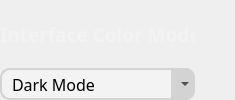
                        <widget class="QFrame" name="interfaceSettingsHorizontalFrame">
                         <layout class="QHBoxLayout" name="horizontalLayout_33">
                          <property name="spacing">
                           <number>0</number>
                          </property>
                          <property name="leftMargin">
                           <number>0</number>
                          </property>
                          <property name="topMargin">
                           <number>0</number>
                          </property>
                          <property name="rightMargin">
                           <number>0</number>
                          </property>
                          <property name="bottomMargin">
                           <number>0</number>
                          </property>
                          <item>
                           <widget class="QFrame" name="interfaceSettingsVerticalFrame">
                            <layout class="QVBoxLayout" name="verticalLayout_26">
                             <property name="spacing">
                              <number>0</number>
                             </property>
                             <property name="leftMargin">
                              <number>0</number>
                             </property>
                             <property name="topMargin">
                              <number>0</number>
                             </property>
                             <property name="rightMargin">
                              <number>0</number>
                             </property>
                             <property name="bottomMargin">
                              <number>0</number>
                             </property>
                             <item>
                              <widget class="QLabel" name="interfaceColorModeLabel">
                               <property name="minimumSize">
                                <size>
                                 <width>185</width>
                                 <height>40</height>
                                </size>
                               </property>
                               <property name="font">
                                <font>
                                 <family>Cairo</family>
                                 <pointsize>-1</pointsize>
                                 <bold>true</bold>
                                </font>
                               </property>
                               <property name="styleSheet">
                                <string notr="true">#interfaceColorModeLabel {
    color: #f3f3f3;
    font-size: 19px;
    font-family: Cairo;
    font-weight: bold;
}</string>
                               </property>
                               <property name="text">
                                <string>Interface Color Mode:</string>
                               </property>
                              </widget>
                             </item>
                             <item>
                              <widget class="QFrame" name="colorModeComboBoxFrame">
                               <property name="minimumSize">
                                <size>
                                 <width>195</width>
                                 <height>32</height>
                                </size>
                               </property>
                               <property name="maximumSize">
                                <size>
                                 <width>195</width>
                                 <height>32</height>
                                </size>
                               </property>
                               <property name="font">
                                <font>
                                 <family>Cairo</family>
                                 <pointsize>12</pointsize>
                                </font>
                               </property>
                               <property name="styleSheet">
                                <string notr="true">#colorModeComboBoxFrame {
    background-color: #f3f3f3;
    color: black;
    border: 2px solid lightgray; 
    border-radius: 10px;
    padding-left: 10px;
}</string>
                               </property>
                               <property name="frameShape">
                                <enum>QFrame::Shape::StyledPanel</enum>
                               </property>
                               <property name="frameShadow">
                                <enum>QFrame::Shadow::Raised</enum>
                               </property>
                               <widget class="QFrame" name="colorModeComboBoxArrow">
                                <property name="geometry">
                                 <rect>
                                  <x>171</x>
                                  <y>0</y>
                                  <width>24</width>
                                  <height>32</height>
                                 </rect>
                                </property>
                                <property name="minimumSize">
                                 <size>
                                  <width>24</width>
                                  <height>32</height>
                                 </size>
                                </property>
                                <property name="maximumSize">
                                 <size>
                                  <width>22</width>
                                  <height>32</height>
                                 </size>
                                </property>
                                <property name="font">
                                 <font>
                                  <family>Cairo</family>
                                  <pointsize>12</pointsize>
                                 </font>
                                </property>
                                <property name="styleSheet">
                                 <string notr="true">#colorModeComboBoxArrow {
    background-color: lightgray;
    color: black;
    border-top-right-radius: 10px;
    border-bottom-right-radius: 10px;
    padding-left: 10px;
}</string>
                                </property>
                                <property name="frameShape">
                                 <enum>QFrame::Shape::StyledPanel</enum>
                                </property>
                                <property name="frameShadow">
                                 <enum>QFrame::Shadow::Raised</enum>
                                </property>
                               </widget>
                               <widget class="QComboBox" name="colorModeComboBox">
                                <property name="enabled">
                                 <bool>true</bool>
                                </property>
                                <property name="geometry">
                                 <rect>
                                  <x>0</x>
                                  <y>0</y>
                                  <width>195</width>
                                  <height>32</height>
                                 </rect>
                                </property>
                                <property name="minimumSize">
                                 <size>
                                  <width>195</width>
                                  <height>32</height>
                                 </size>
                                </property>
                                <property name="maximumSize">
                                 <size>
                                  <width>195</width>
                                  <height>32</height>
                                 </size>
                                </property>
                                <property name="font">
                                 <font>
                                  <family>Cairo</family>
                                  <pointsize>-1</pointsize>
                                 </font>
                                </property>
                                <property name="cursor">
                                 <cursorShape>PointingHandCursor</cursorShape>
                                </property>
                                <property name="toolTip">
                                 <string>&lt;html&gt;&lt;head/&gt;&lt;body&gt;&lt;p&gt;Select the color mode for the interface, dark mode or light mode.&lt;/p&gt;&lt;/body&gt;&lt;/html&gt;</string>
                                </property>
                                <property name="styleSheet">
                                 <string notr="true">#colorModeComboBox {
    background-color: transparent;
    color: black;
    font-size: 16px;
    font-family: Cairo;
    border: 2px outset transparent;
    border-radius: 10px;
    padding: 4px;
	padding-left: 10px;
}

#colorModeComboBox QAbstractItemView {
    background-color:  #f3f3f3;
    selection-background-color: rgb(95, 97, 109);
    color: rgb(0, 0, 0);
    border: 1px solid black;
    padding: 10px;
    padding-left: 5px;
    padding-right: 5px;
}

#colorModeComboBox QAbstractItemView::item:hover { 
    background-color: rgba(0, 0, 0, 0.07);
    color: black;
    border-radius: 6px;
    padding-left: 8px;
}

#colorModeComboBox QAbstractItemView::item:selected { 
    color: black;
    border: none;
    outline: none;
}

#colorModeComboBox QListView{
    outline: 0px;
}</string>
                                </property>
                                <item>
                                 <property name="text">
                                  <string>Dark Mode</string>
                                 </property>
                                </item>
                                <item>
                                 <property name="text">
                                  <string>Light Mode</string>
                                 </property>
                                </item>
                               </widget>
                              </widget>
                             </item>
                            </layout>
                           </widget>
                          </item>
                          <item>
                           <spacer name="horizontalSpacer_26">
                            <property name="orientation">
                             <enum>Qt::Orientation::Horizontal</enum>
                            </property>
                            <property name="sizeHint" stdset="0">
                             <size>
                              <width>40</width>
                              <height>20</height>
                             </size>
                            </property>
                           </spacer>
                          </item>
                         </layout>
                        </widget>
